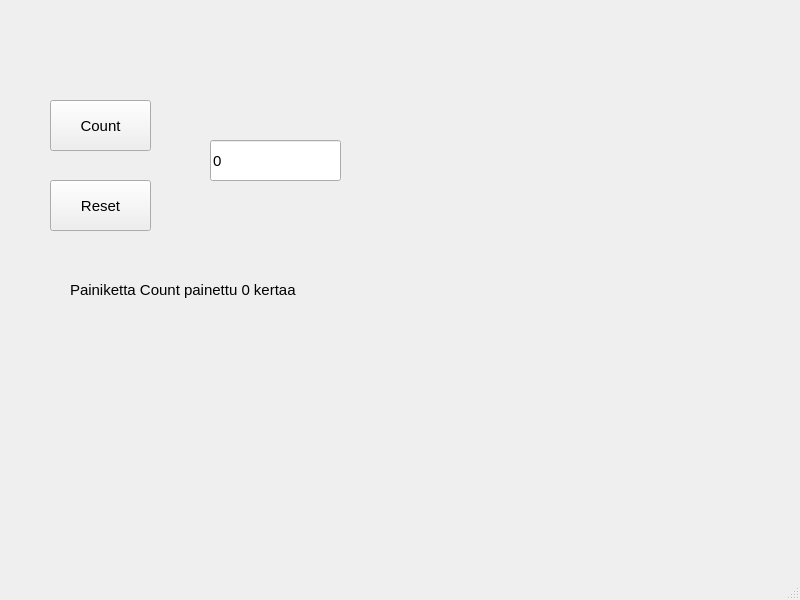
<?xml version="1.0" encoding="UTF-8"?>
<ui version="4.0">
 <class>MainWindow</class>
 <widget class="QMainWindow" name="MainWindow">
  <property name="geometry">
   <rect>
    <x>0</x>
    <y>0</y>
    <width>800</width>
    <height>600</height>
   </rect>
  </property>
  <property name="windowTitle">
   <string>MainWindow</string>
  </property>
  <widget class="QWidget" name="centralwidget">
   <widget class="QPushButton" name="btnCount">
    <property name="geometry">
     <rect>
      <x>50</x>
      <y>100</y>
      <width>101</width>
      <height>51</height>
     </rect>
    </property>
    <property name="font">
     <font>
      <pointsize>11</pointsize>
     </font>
    </property>
    <property name="text">
     <string>Count</string>
    </property>
   </widget>
   <widget class="QPushButton" name="btnReset">
    <property name="geometry">
     <rect>
      <x>50</x>
      <y>180</y>
      <width>101</width>
      <height>51</height>
     </rect>
    </property>
    <property name="font">
     <font>
      <pointsize>11</pointsize>
     </font>
    </property>
    <property name="text">
     <string>Reset</string>
    </property>
   </widget>
   <widget class="QLineEdit" name="txtResult">
    <property name="geometry">
     <rect>
      <x>210</x>
      <y>140</y>
      <width>131</width>
      <height>41</height>
     </rect>
    </property>
    <property name="font">
     <font>
      <pointsize>11</pointsize>
     </font>
    </property>
    <property name="text">
     <string>0</string>
    </property>
   </widget>
   <widget class="QLabel" name="labelInfo">
    <property name="geometry">
     <rect>
      <x>70</x>
      <y>280</y>
      <width>261</width>
      <height>20</height>
     </rect>
    </property>
    <property name="font">
     <font>
      <pointsize>11</pointsize>
     </font>
    </property>
    <property name="text">
     <string>Painiketta Count painettu 0 kertaa</string>
    </property>
   </widget>
  </widget>
  <widget class="QStatusBar" name="statusbar"/>
 </widget>
 <resources/>
 <connections/>
</ui>
